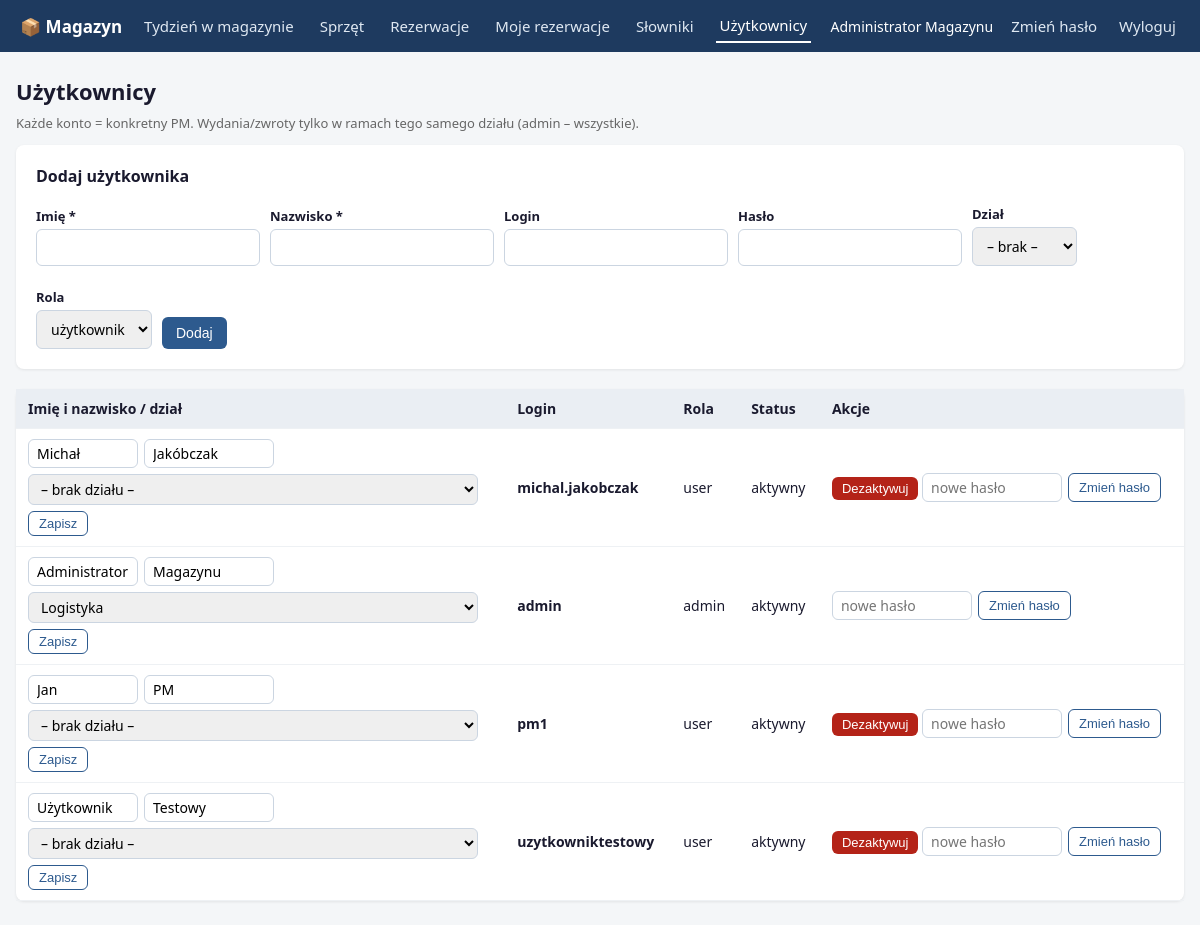
The app's page /users (signed in) with its own data.
### tables this page shows
CREATE TABLE users (
    id INTEGER PRIMARY KEY AUTOINCREMENT,
    username TEXT UNIQUE NOT NULL,
    password_hash TEXT NOT NULL,
    role TEXT NOT NULL DEFAULT 'user',           -- 'admin' | 'user'
    active INTEGER NOT NULL DEFAULT 1,
    created_at TEXT DEFAULT (datetime('now'))
, first_name TEXT, last_name TEXT, department TEXT);

### app.py (the view, shortened to what this page needs)
@app.route("/users", methods=["GET", "POST"])
@login_required
@admin_required
def users():
    con = get_db()
    rows = con.execute("SELECT * FROM users ORDER BY last_name, username").fetchall()
    departments = active_departments(con)
    con.close()
    return render_template("users.html", rows=rows, dn=display_name, departments=departments)

### app.py (called while the page is built)
def login_required(f):
    @wraps(f)
    def wrapper(*a, **kw):
        if "user_id" not in session:
            return redirect(url_for("login", next=request.path))
        return f(*a, **kw)
    return wrapper

def admin_required(f):
    @wraps(f)
    def wrapper(*a, **kw):
        if session.get("role") != "admin":
            flash("Wymagane uprawnienia administratora.", "error")
            return redirect(url_for("index"))
        return f(*a, **kw)
    return wrapper

def active_departments(con):
    return con.execute(
        "SELECT * FROM departments WHERE active=1 ORDER BY name").fetchall()

### db.py (called while the page is built)
def get_db():
    DB_PATH.parent.mkdir(parents=True, exist_ok=True)
    con = sqlite3.connect(DB_PATH)
    con.row_factory = sqlite3.Row
    con.execute("PRAGMA foreign_keys = ON")
    return con

### templates/users.html (shortened to what this page needs)
{% extends "base.html" %}
{% block content %}
<h1>Użytkownicy</h1>
<p style="font-size:13px; color:#666; margin-top:-8px;">Każde konto = konkretny PM. Wydania/zwroty tylko w ramach tego samego działu (admin – wszystkie).</p>
<div class="card wide" style="margin-bottom:20px;">
  <h2 style="font-size:16px; margin:0 0 6px;">Dodaj użytkownika</h2>
  <form method="post" style="display:flex; gap:10px; align-items:flex-end; flex-wrap:wrap;">
    <div><label>Imię *</label><input name="first_name" required></div>
    <div><label>Nazwisko *</label><input name="last_name" required></div>
    <div><label>Login</label><input name="username" required></div>
    <div><label>Hasło</label><input name="password" type="password" required minlength="6"></div>
    <div><label>Dział</label>
      <select name="department">
        <option value="">– brak –</option>
      </select>
    </div>
    <div><label>Rola</label>
      <select name="role"><option value="user">użytkownik</option><option value="admin">admin</option></select>
    </div>
    <button class="btn">Dodaj</button>
  </form>
</div>
<table>
  <tr><th>Imię i nazwisko / dział</th><th>Login</th><th>Rola</th><th>Status</th><th>Akcje</th></tr>
  {% for u in rows %}
  <tr>
    <td>
      <form class="inline" method="post" action="{{ url_for('user_name', uid=u.id) }}" style="display:inline-flex; gap:6px; align-items:center; flex-wrap:wrap;">
        <input name="first_name" value="{{ u.first_name or '' }}" placeholder="imię" required style="width:110px; padding:4px 8px;">
        <input name="last_name" value="{{ u.last_name or '' }}" placeholder="nazwisko" required style="width:130px; padding:4px 8px;">
        <select name="department" style="padding:4px 8px;">
          <option value="">– brak działu –</option>
          {% for d in departments %}
          <option value="{{ d.name }}" {{ 'selected' if u.department == d.name }}>{{ d.name }}</option>
          {% endfor %}
        </select>
        <button class="btn small ghost">Zapisz</button>
      </form>
    </td>
    <td><strong>{{ u.username }}</strong></td>
    <td>{{ u.role }}</td>
    <td>{{ 'aktywny' if u.active else 'nieaktywny' }}</td>
    <td>
      {% if u.id != session.user_id %}
      <form class="inline" method="post" action="{{ url_for('user_toggle', uid=u.id) }}">
        <button class="btn small {{ 'danger' if u.active else 'ok' }}">{{ 'Dezaktywuj' if u.active else 'Aktywuj' }}</button>
      </form>
      {% endif %}
      <form class="inline" method="post" action="{{ url_for('user_password', uid=u.id) }}" style="display:inline-flex; gap:6px;">
        <input name="password" type="password" placeholder="nowe hasło" minlength="6" required style="width:140px; padding:4px 8px;">
        <button class="btn small ghost">Zmień hasło</button>
      </form>
    </td>
  </tr>
  {% endfor %}
</table>
{% endblock %}

### templates/base.html (style rules this page uses)
:root { --p:#1e3a5f; --p2:#2d5a8e; --ok:#1a7f37; --err:#b42318; --bg:#f4f6f8; }
* { box-sizing:border-box; }
body { margin:0; font-family:system-ui,-apple-system,"Segoe UI",Roboto,sans-serif; background:var(--bg); color:#1a1a2e; }
h1 { font-size:22px; margin:0 0 16px; }
h2 { font-size:17px; }
table { width:100%; border-collapse:collapse; background:#fff; border-radius:8px; box-shadow:0 1px 3px rgba(0,0,0,.08); }
th, td { padding:10px 12px; text-align:left; border-bottom:1px solid #eef1f4; font-size:14px; vertical-align:middle; }
th { background:#eaeef3; font-weight:600; }
.btn { display:inline-block; background:var(--p2); color:#fff; border:none; border-radius:6px; padding:8px 14px; font-size:14px; cursor:pointer; text-decoration:none; }
.btn.small { padding:4px 10px; font-size:13px; }
.btn.ghost { background:#fff; color:var(--p2); border:1px solid var(--p2); }
.btn.danger { background:var(--err); }
form.inline { display:inline; }
input, select, textarea { width:100%; padding:8px 10px; border:1px solid #cbd5e1; border-radius:6px; font-size:14px; font-family:inherit; }
label { display:block; margin:12px 0 4px; font-weight:600; font-size:13px; }
.card { background:#fff; border-radius:8px; padding:20px; box-shadow:0 1px 3px rgba(0,0,0,.08); max-width:560px; }
.card.wide { max-width:none; }

### records on screen
users: first_name "Michał", last_name "Jakóbczak", username "michal.jakobczak", role "user", active "aktywny", active "Dezaktywuj"
users: first_name "Administrator", last_name "Magazynu", username "admin", role "admin", active "aktywny"
users: first_name "Jan", last_name "PM", username "pm1", role "user", active "aktywny", active "Dezaktywuj"
users: first_name "Użytkownik", last_name "Testowy", username "uzytkowniktestowy", role "user", active "aktywny", active "Dezaktywuj"

### other values on screen
{{ session.full_name or session.username }} "Administrator Magazynu"
form field department "Logistyka"
